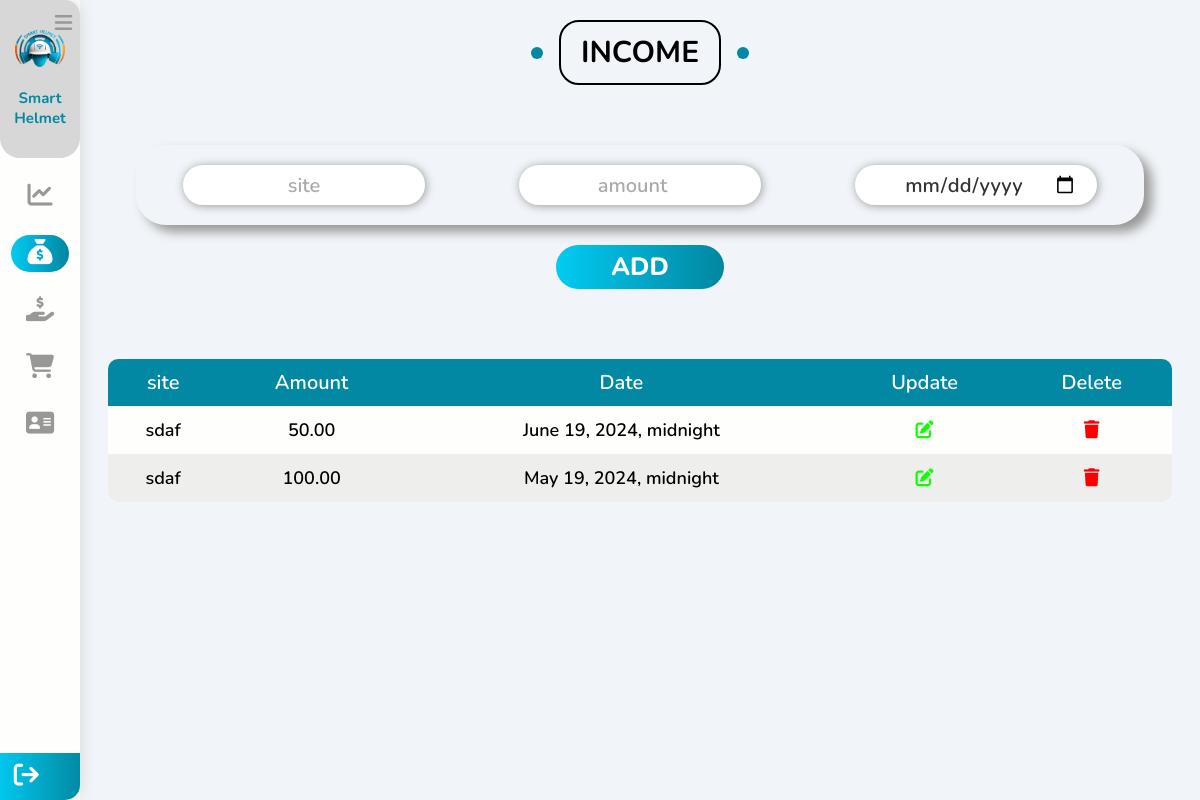
/management/incomes, run on an earlier commit of the app's database.
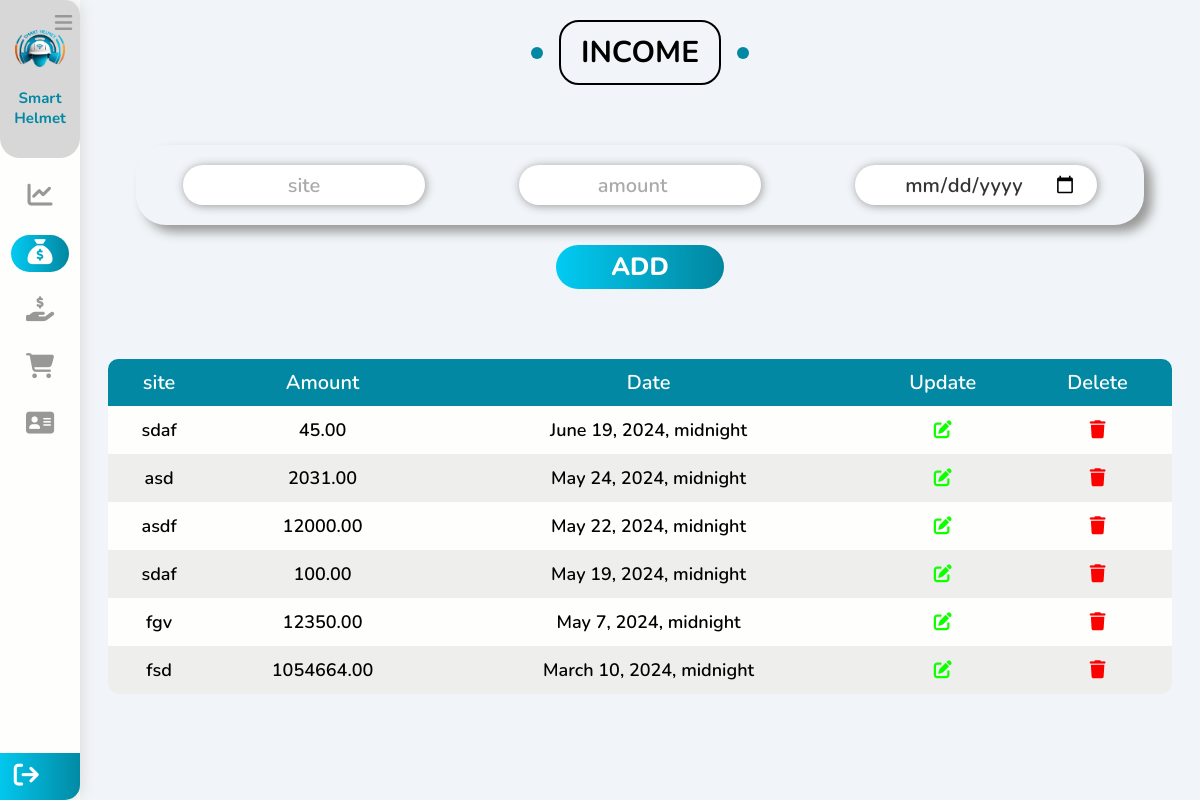
And on a later commit of the database.
### management/models.py (models this page shows)
class Income(models.Model):
    date = models.DateTimeField(blank=True, null=True)
    site = models.CharField(max_length=100, blank=True, null=True)
    amount = models.DecimalField(max_digits=15, decimal_places=2, blank=True, null=True)

### management/views.py (the view, shortened to what this page needs)
# urls.py: path('incomes',views.incomes, name='incomes' ),
def incomes(request):
    incomes = Income.objects.all().order_by("-date")
    context = {"incomes" : incomes}
    return render(request, "management/incomes.html", context)

### templates/management/incomes.html (shortened to what the changed rows need)
{% load static %}
<!DOCTYPE html>
<html lang="en">
<head>
    <link rel="stylesheet" href="https://cdnjs.cloudflare.com/ajax/libs/font-awesome/6.5.1/css/all.min.css" />
    <link rel="stylesheet" href=" {% static "css/main.css" %} ">
</head>
<body>
    <div class="menuBar">
        <div class="head">
            <h2>Smart Helmet</h2>
        </div>
    </div>
    <div class="mainContainer">
        <div class="container3" id="container3">
            <h2 class="main-title">INCOME</h2>
            <div class="down">
                <table>
                    <thead>
                        <tr>
                            <th>site</th>
                            <th>Amount</th>
                            <th>Date</th>
                            <th>Update</th>
                            <th>Delete</th>
                        </tr>
                    </thead>
                    <tbody>
                        {% for income in incomes  %}
                        <tr>
                            <td>{{income.site}}</td>
                            <td>{{income.amount}}</td>
                            <td>{{income.date}}</td>
                            <td><a style="text-decoration:none;" id="clickBTN" metadata = '
                                <div style="width: 100%;display: flex;justify-content: center;align-items: center;flex-direction: column;">
                                    <h2>Update section </h2>
                                    <br>
                                    <form method="POST" action="{% url "update_income" income.id %}" class="updatediv">
                                        {% csrf_token %}
                                        <div class="updateinputs">
                                            <p>site:</p>
                                            <input value="{{income.site}}" name="site" type="text" placeholder="site" required>
                                        </div>
                                        <div class="updateinputs">
                                            <p>amount:</p>
                                            <input value="{{income.amount}}" name="amount" type="number" placeholder="amount" required>
                                        </div>
                                        <div class="updateinputs">
                                            <p>date:</p>
                                            <input value="{{income.date|date:"20y-m-d"}}" name="date" type="date" placeholder="date" required>
                                        </div>
                                        <button type="submit" name="updateIncome" class="updatebtn">Update</button>
                                    </form>
                                    </div>
                                '><i class="fa-regular fa-pen-to-square"></i></i></a></td>
                            <td><a style="text-decoration:none;" id="clickBTN" metadata = '
                                <div  style="width: 100%;display: flex;justify-content: center;align-items: center;flex-direction: column;">
                                    <h2>Are you sure you want to delete this row</h2>
                                    <br>
                                    <i class="fa-regular fa-trash-can" style="color: #ff3333;font-size: 100px;"></i>
                                    <br>
                                    <div style="width: 100%;display: flex;justify-content: center;gap: 20px;">
                                        <a class="deletebtn" href="{% url "delete_income" income.id %}">delete</a>
                                    </div>
                                </div>
                                '><i style="cursor: pointer; color:red; " class="fa-solid fa-trash"></i></a></td>
                        </tr>
                        {% endfor %}
                    </tbody>
                </table>
            </div>
        </div>
    </div>
</body>
</html>

What changed in the data, as far as the page shows it:
changed Income "June 19, 2024, midnight": amount "50.00" → "45.00"
added Income: site "asd", amount "2031.00", date "May 24, 2024, midnight"
added Income: site "asdf", amount "12000.00", date "May 22, 2024, midnight"
added Income: site "fgv", amount "12350.00", date "May 7, 2024, midnight"
added Income: site "fsd", amount "1054664.00", date "March 10, 2024, midnight"
